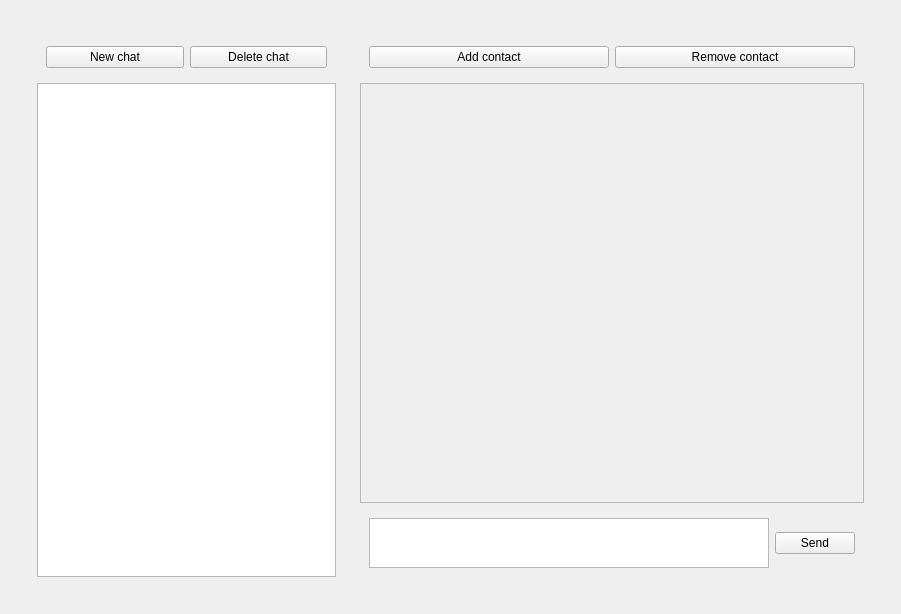
<?xml version="1.0" encoding="UTF-8"?>
<ui version="4.0">
 <class>aspm</class>
 <widget class="QMainWindow" name="aspm">
  <property name="geometry">
   <rect>
    <x>0</x>
    <y>0</y>
    <width>901</width>
    <height>614</height>
   </rect>
  </property>
  <property name="windowTitle">
   <string>ASPM</string>
  </property>
  <widget class="QWidget" name="centralwidget">
   <layout class="QHBoxLayout" name="horizontalLayout_3">
    <item>
     <widget class="QStackedWidget" name="stackedWidget">
      <property name="sizePolicy">
       <sizepolicy hsizetype="Expanding" vsizetype="Expanding">
        <horstretch>0</horstretch>
        <verstretch>0</verstretch>
       </sizepolicy>
      </property>
      <property name="currentIndex">
       <number>0</number>
      </property>
      <widget class="QWidget" name="chat_page" native="true">
       <layout class="QHBoxLayout" name="horizontalLayout_4">
        <item>
         <layout class="QHBoxLayout" name="horizontalLayout1">
          <property name="leftMargin">
           <number>10</number>
          </property>
          <property name="topMargin">
           <number>10</number>
          </property>
          <property name="rightMargin">
           <number>10</number>
          </property>
          <property name="bottomMargin">
           <number>10</number>
          </property>
          <item>
           <widget class="QWidget" name="widget3" native="true">
            <property name="sizePolicy">
             <sizepolicy hsizetype="Expanding" vsizetype="Expanding">
              <horstretch>0</horstretch>
              <verstretch>0</verstretch>
             </sizepolicy>
            </property>
            <property name="minimumSize">
             <size>
              <width>300</width>
              <height>0</height>
             </size>
            </property>
            <property name="maximumSize">
             <size>
              <width>350</width>
              <height>16777215</height>
             </size>
            </property>
            <layout class="QVBoxLayout" name="verticalLayout_5">
             <item>
              <widget class="QWidget" name="widget4" native="true">
               <layout class="QHBoxLayout" name="horizontalLayout_11">
                <item>
                 <widget class="QPushButton" name="newchat_button1">
                  <property name="cursor">
                   <cursorShape>PointingHandCursor</cursorShape>
                  </property>
                  <property name="text">
                   <string>New chat</string>
                  </property>
                 </widget>
                </item>
                <item>
                 <widget class="QPushButton" name="deletechat_button1">
                  <property name="cursor">
                   <cursorShape>PointingHandCursor</cursorShape>
                  </property>
                  <property name="text">
                   <string>Delete chat</string>
                  </property>
                 </widget>
                </item>
               </layout>
              </widget>
             </item>
             <item>
              <widget class="QListWidget" name="listWidget1">
               <property name="minimumSize">
                <size>
                 <width>0</width>
                 <height>0</height>
                </size>
               </property>
              </widget>
             </item>
            </layout>
           </widget>
          </item>
          <item>
           <widget class="QWidget" name="widget1" native="true">
            <layout class="QVBoxLayout" name="verticalLayout_6">
             <item>
              <widget class="QWidget" name="widget2" native="true">
               <layout class="QHBoxLayout" name="horizontalLayout_12">
                <item>
                 <widget class="QPushButton" name="Addcontact_button1">
                  <property name="cursor">
                   <cursorShape>PointingHandCursor</cursorShape>
                  </property>
                  <property name="text">
                   <string>Add contact</string>
                  </property>
                 </widget>
                </item>
                <item>
                 <widget class="QPushButton" name="removecontact_button1">
                  <property name="cursor">
                   <cursorShape>PointingHandCursor</cursorShape>
                  </property>
                  <property name="text">
                   <string>Remove contact</string>
                  </property>
                 </widget>
                </item>
               </layout>
              </widget>
             </item>
             <item>
              <widget class="QScrollArea" name="message_area1">
               <property name="widgetResizable">
                <bool>true</bool>
               </property>
               <widget class="QWidget" name="scrollAreaWidgetContents1">
                <property name="geometry">
                 <rect>
                  <x>0</x>
                  <y>0</y>
                  <width>497</width>
                  <height>376</height>
                 </rect>
                </property>
               </widget>
              </widget>
             </item>
             <item>
              <widget class="QFrame" name="message_frame1">
               <property name="frameShape">
                <enum>QFrame::Shape::NoFrame</enum>
               </property>
               <property name="frameShadow">
                <enum>QFrame::Shadow::Raised</enum>
               </property>
               <layout class="QHBoxLayout" name="horizontalLayout_13">
                <item>
                 <widget class="QPlainTextEdit" name="message_text1">
                  <property name="sizePolicy">
                   <sizepolicy hsizetype="Expanding" vsizetype="Maximum">
                    <horstretch>0</horstretch>
                    <verstretch>0</verstretch>
                   </sizepolicy>
                  </property>
                  <property name="minimumSize">
                   <size>
                    <width>400</width>
                    <height>50</height>
                   </size>
                  </property>
                  <property name="maximumSize">
                   <size>
                    <width>1000</width>
                    <height>100</height>
                   </size>
                  </property>
                 </widget>
                </item>
                <item>
                 <widget class="QPushButton" name="send_button1">
                  <property name="cursor">
                   <cursorShape>PointingHandCursor</cursorShape>
                  </property>
                  <property name="text">
                   <string>Send</string>
                  </property>
                 </widget>
                </item>
               </layout>
              </widget>
             </item>
            </layout>
           </widget>
          </item>
         </layout>
        </item>
       </layout>
      </widget>
      <widget class="QWidget" name="signup_page">
       <layout class="QHBoxLayout" name="horizontalLayout">
        <item>
         <widget class="QWidget" name="Login_field" native="true">
          <layout class="QVBoxLayout" name="verticalLayout_13">
           <item>
            <widget class="QWidget" name="welcomelabel_widget" native="true">
             <layout class="QVBoxLayout" name="verticalLayout_8">
              <item>
               <widget class="QLabel" name="Welcome_label">
                <property name="sizePolicy">
                 <sizepolicy hsizetype="Expanding" vsizetype="Expanding">
                  <horstretch>0</horstretch>
                  <verstretch>0</verstretch>
                 </sizepolicy>
                </property>
                <property name="autoFillBackground">
                 <bool>true</bool>
                </property>
                <property name="text">
                 <string>Welcome to ASPM!</string>
                </property>
                <property name="scaledContents">
                 <bool>true</bool>
                </property>
                <property name="alignment">
                 <set>Qt::AlignmentFlag::AlignCenter</set>
                </property>
                <property name="wordWrap">
                 <bool>true</bool>
                </property>
               </widget>
              </item>
             </layout>
            </widget>
           </item>
           <item>
            <widget class="QWidget" name="loginlabel_widget" native="true">
             <layout class="QVBoxLayout" name="verticalLayout_9">
              <item>
               <widget class="QLabel" name="Login_label">
                <property name="sizePolicy">
                 <sizepolicy hsizetype="Expanding" vsizetype="Expanding">
                  <horstretch>0</horstretch>
                  <verstretch>0</verstretch>
                 </sizepolicy>
                </property>
                <property name="text">
                 <string>Login:</string>
                </property>
                <property name="scaledContents">
                 <bool>true</bool>
                </property>
                <property name="alignment">
                 <set>Qt::AlignmentFlag::AlignCenter</set>
                </property>
                <property name="wordWrap">
                 <bool>true</bool>
                </property>
               </widget>
              </item>
             </layout>
            </widget>
           </item>
           <item>
            <widget class="QWidget" name="username_widget" native="true">
             <layout class="QVBoxLayout" name="verticalLayout_10">
              <item>
               <widget class="QLineEdit" name="username_text">
                <property name="placeholderText">
                 <string>Username</string>
                </property>
               </widget>
              </item>
             </layout>
            </widget>
           </item>
           <item>
            <widget class="QWidget" name="Password_label" native="true">
             <layout class="QVBoxLayout" name="verticalLayout_11">
              <item>
               <widget class="QLineEdit" name="password_text">
                <property name="placeholderText">
                 <string>Password</string>
                </property>
               </widget>
              </item>
             </layout>
            </widget>
           </item>
           <item>
            <widget class="QWidget" name="Loginsignup_widget" native="true">
             <layout class="QHBoxLayout" name="horizontalLayout_2">
              <item>
               <widget class="QPushButton" name="Log_In_button">
                <property name="text">
                 <string>Log in</string>
                </property>
               </widget>
              </item>
              <item>
               <widget class="QPushButton" name="pushButton">
                <property name="text">
                 <string>Don't have an account yet? Sign in</string>
                </property>
               </widget>
              </item>
             </layout>
            </widget>
           </item>
          </layout>
         </widget>
        </item>
       </layout>
      </widget>
     </widget>
    </item>
   </layout>
  </widget>
  <action name="actionAccount">
   <property name="text">
    <string>Account</string>
   </property>
  </action>
 </widget>
 <resources/>
 <connections/>
</ui>
